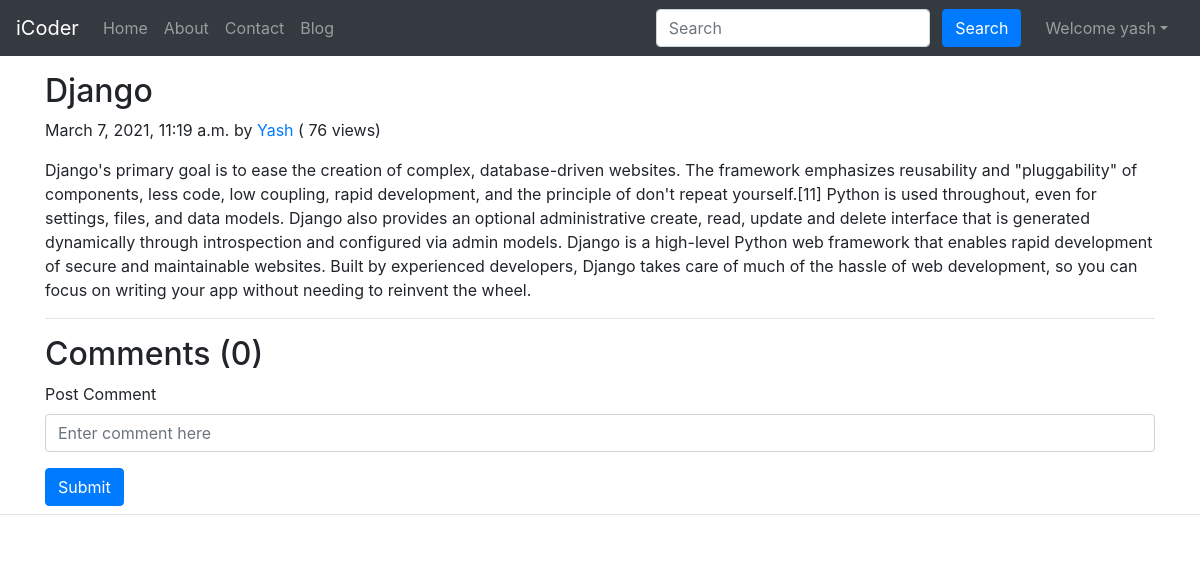
The page /blog/first (signed in) on the database its author committed.
### blog/models.py (models this page shows, shortened)
class Post(models.Model):
    sno = models.AutoField(primary_key=True)
    title = models.CharField(max_length=255)
    author = models.CharField(max_length=14)
    slug = models.CharField(max_length=130)
    views = models.IntegerField(default=0)
    timeStamp = models.DateTimeField(blank=True)
    content = models.TextField()

### blog/views.py (the view)
# urls.py: path('<str:slug>', views.blogPost, name="blogPost"),
def blogPost(request, slug):
    post = Post.objects.filter(slug=slug).first()
    post.views = post.views + 1
    post.save()
    comments = BlogComment.objects.filter(post=post, parent=None)
    replies = BlogComment.objects.filter(post=post).exclude(parent=None)
    replyDict = {}
    for reply in replies:
        if reply.parent.sno not in replyDict.keys():
            replyDict[reply.parent.sno] = [reply]
        else:
            replyDict[reply.parent.sno].append(reply)
    context = {'post': post, 'comments': comments, 'user': request.user, 'replyDict': replyDict}
    return render(request, "blog/blogPost.html", context)

### templates/blog/blogPost.html (shortened to what this page needs)
{% extends 'base.html' %}
{% block body %}
{% load humanize %}
{% load extras %}
<div class="container my-3">
    <h2 class="blog-post-title">{{post.title}}</h2>
    <p class="blog-post-meta">{{post.timeStamp}} by <a href="/about">{{post.author}}</a> (<span > {{post.views|safe}} views</span>)</p>
    <p>{{post.content|safe}}</p>
    <hr>
</div>
<div class="container">
    <h2> Comments ({{comments.count}}) </h2>
    <div class="my-2">
        {% if user.is_authenticated %}
        <form action="/blog/postComment" method="post">
            <div class="form-group">
                <label for="exampleInputEmail1">Post Comment </label>
                <input type="text" class="form-control" name="comment" placeholder="Enter comment here">
            </div>
            <button type="submit" class="btn btn-primary">Submit</button>
        </form>
        {% else %}
        Please login to post a comment
        {% endif %}
    </div>
</div>
{% endblock %}

### templates/base.html (shortened to what this page needs)
<!doctype html>
<html lang="en">
  <head>
    <link rel="stylesheet" href="https://stackpath.bootstrapcdn.com/bootstrap/4.5.2/css/bootstrap.min.css">
  </head>
  <body>
    <nav class="navbar navbar-expand-lg navbar-dark bg-dark">
        <a class="navbar-brand" href="/">iCoder</a>
        <div class="collapse navbar-collapse" id="navbarSupportedContent">
          <ul class="navbar-nav mr-auto">
            <li class="nav-item {% block homeactive %}  {% endblock homeactive %}">
              <a class="nav-link" href="/">Home <span class="sr-only">(current)</span></a>
            </li>
            <li class="nav-item {% block aboutactive %}  {% endblock aboutactive %}" >
              <a class="nav-link" href="/about">About</a>
            </li>
            <li class="nav-item {% block contactactive %}  {% endblock contactactive %} ">
              <a class="nav-link" href="/contact">Contact</a>
            </li>
            <li class="nav-item {% block blogactive %}  {% endblock blogactive %} ">
              <a class="nav-link" href="/blog">Blog</a>
            </li>
          </ul>
          <div class="ml-auto form-inline ">
          <form method="get" action="/search"class="my-2 my-lg-0 mx-3">
            <input class="form-control mr-sm-2" type="search" placeholder="Search" aria-label="Search" name="query" id="query">
            <button class="btn btn-primary my-2 my-sm-0 " type="submit">Search</button>
          </form>
{% if user.is_authenticated %}
<ul class="navbar-nav mr-2">
<li class="nav-item dropdown">
<a class="nav-link dropdown-toggle" href='#' id="navbarDropdown" role="button" data-toggle="dropdown"> Welcome {{request.user}}</a>
      </li>
      </ul>
      </div>
{% endif %}
        </div>
      </nav>
      {% block body %}  {% endblock body %}
       <div class="modal-footer">
      </div>
  </body>
</html>

### rows shown on the page
Post: title "Django", timeStamp "March 7, 2021, 11:19 a.m.", author "Yash", views "76", content "Django's primary goal is to ease the creation of complex, database-driven websites. The framework emphasizes reusability and \"pluggability\" of components, less code, low coupling, rapid development, and the principle of don't repeat yourself.[11] Python is used throughout, even for settings, files, and data models. Django also provides an optional administrative create, read, update and delete interface that is generated dynamically through introspection and configured via admin models. Django is a high-level Python web framework that enables rapid development of secure and maintainable websites. Built by experienced developers, Django takes care of much of the hassle of web development, so…"

### other values the page prints
{{ request.user }} "yash"
{{ comments.count }} "0"
